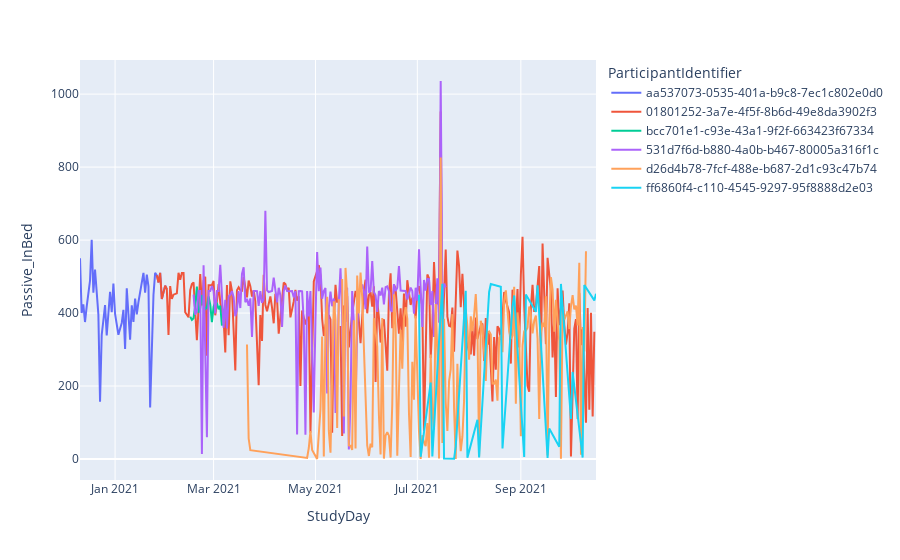

Here is the notebook cell this chart was saved with:
### Code cell
fig = px.line(df, x="StudyDay", y="Passive_InBed", color='ParticipantIdentifier')
fig.show()

### Figure 1 — Plotly figure (JSON) as saved in the notebook; plotly's stock layout.template omitted (floating-point values rounded to 4 significant figures; data arrays with more than 128 entries replaced by an {"elided": "..."} marker saying what was removed)
{"data": [{"hovertemplate": "ParticipantIdentifier=aa537073-0535-401a-b9c8-7ec1c802e0d0<br>StudyDay=%{x}<br>Passive_InBed=%{y}<extra></extra>", "legendgroup": "aa537073-0535-401a-b9c8-7ec1c802e0d0", "line": {"color": "#636efa", "dash": "solid"}, "mode": "lines", "name": "aa537073-0535-401a-b9c8-7ec1c802e0d0", "orientation": "v", "showlegend": true, "type": "scatter", "x": ["2020-12-11", "2020-12-12", "2020-12-13", "2020-12-14", "2020-12-15", "2020-12-16", "2020-12-17", "2020-12-18", "2020-12-19", "2020-12-20", "2020-12-21", "2020-12-22", "2020-12-23", "2020-12-24", "2020-12-25", "2020-12-26", "2020-12-27", "2020-12-28", "2020-12-29", "2020-12-30", "2020-12-31", "2021-01-01", "2021-01-03", "2021-01-04", "2021-01-05", "2021-01-06", "2021-01-07", "2021-01-08", "2021-01-10", "2021-01-11", "2021-01-12", "2021-01-13", "2021-01-14", "2021-01-15", "2021-01-17", "2021-01-18", "2021-01-19", "2021-01-20", "2021-01-21", "2021-01-22", "2021-01-24", "2021-01-25", "2021-01-26", "2021-01-27", "2021-01-28", "2021-01-29", "2021-01-31", "2021-02-01"], "xaxis": "x", "y": [550.1, 400.0, 423.6, 375.4, 417.4, 453.9, 488.9, 601.1, 455.5, 519.0, 466.2, 396.6, 157.1, 340.4, 380.3, 422.0, 339.0, 411.7, 458.5, 402.3, 481.0, 397.4, 340.6, 356.9, 372.9, 408.6, 301.4, 467.7, 327.2, 421.1, 375.9, 439.7, 396.4, 430.2, 490.9, 510.1, 455.7, 505.3, 473.1, 141.2, 450.4, 510.2, 503.4, 483.9, 510.1, 438.8, 474.9, 465.6], "yaxis": "y"}, {"hovertemplate": "ParticipantIdentifier=01801252-3a7e-4f5f-8b6d-49e8da3902f3<br>StudyDay=%{x}<br>Passive_InBed=%{y}<extra></extra>", "legendgroup": "01801252-3a7e-4f5f-8b6d-49e8da3902f3", "line": {"color": "#EF553B", "dash": "solid"}, "mode": "lines", "name": "01801252-3a7e-4f5f-8b6d-49e8da3902f3", "orientation": "v", "showlegend": true, "type": "scatter", "x": {"elided": "226 str values"}, "xaxis": "x", "y": {"elided": "226 float values"}, "yaxis": "y"}, {"hovertemplate": "ParticipantIdentifier=bcc701e1-c93e-43a1-9f2f-663423f67334<br>StudyDay=%{x}<br>Passive_InBed=%{y}<extra></extra>", "legendgroup": "bcc701e1-c93e-43a1-9f2f-663423f67334", "line": {"color": "#00cc96", "dash": "solid"}, "mode": "lines", "name": "bcc701e1-c93e-43a1-9f2f-663423f67334", "orientation": "v", "showlegend": true, "type": "scatter", "x": ["2021-02-15", "2021-02-16", "2021-02-17", "2021-02-18", "2021-02-19", "2021-02-20", "2021-02-21", "2021-02-22", "2021-02-23", "2021-02-24", "2021-02-25", "2021-02-26", "2021-02-27", "2021-02-28", "2021-03-01", "2021-03-02", "2021-03-03", "2021-03-04", "2021-03-05", "2021-03-06"], "xaxis": "x", "y": [389.6, 381.6, 386, 419.8, 472.6, 400.8, 413.7, 449.4, 422.7, 410.9, 415.5, 445.4, 422.9, 375.4, 417.6, 430.8, 426.9, 410.2, 420.1, 365.6], "yaxis": "y"}, {"hovertemplate": "ParticipantIdentifier=531d7f6d-b880-4a0b-b467-80005a316f1c<br>StudyDay=%{x}<br>Passive_InBed=%{y}<extra></extra>", "legendgroup": "531d7f6d-b880-4a0b-b467-80005a316f1c", "line": {"color": "#ab63fa", "dash": "solid"}, "mode": "lines", "name": "531d7f6d-b880-4a0b-b467-80005a316f1c", "orientation": "v", "showlegend": true, "type": "scatter", "x": {"elided": "152 str values"}, "xaxis": "x", "y": {"elided": "152 float values"}, "yaxis": "y"}, {"hovertemplate": "ParticipantIdentifier=d26d4b78-7fcf-488e-b687-2d1c93c47b74<br>StudyDay=%{x}<br>Passive_InBed=%{y}<extra></extra>", "legendgroup": "d26d4b78-7fcf-488e-b687-2d1c93c47b74", "line": {"color": "#FFA15A", "dash": "solid"}, "mode": "lines", "name": "d26d4b78-7fcf-488e-b687-2d1c93c47b74", "orientation": "v", "showlegend": true, "type": "scatter", "x": {"elided": "167 str values"}, "xaxis": "x", "y": {"elided": "167 float values"}, "yaxis": "y"}, {"hovertemplate": "ParticipantIdentifier=ff6860f4-c110-4545-9297-95f8888d2e03<br>StudyDay=%{x}<br>Passive_InBed=%{y}<extra></extra>", "legendgroup": "ff6860f4-c110-4545-9297-95f8888d2e03", "line": {"color": "#19d3f3", "dash": "solid"}, "mode": "lines", "name": "ff6860f4-c110-4545-9297-95f8888d2e03", "orientation": "v", "showlegend": true, "type": "scatter", "x": ["2021-07-02", "2021-07-03", "2021-07-09", "2021-07-10", "2021-07-16", "2021-07-17", "2021-07-23", "2021-07-24", "2021-07-30", "2021-07-31", "2021-08-06", "2021-08-07", "2021-08-13", "2021-08-14", "2021-08-20", "2021-08-21", "2021-08-27", "2021-08-28", "2021-09-03", "2021-09-04", "2021-09-10", "2021-09-11", "2021-09-17", "2021-09-18", "2021-09-24", "2021-09-25", "2021-10-01", "2021-10-02", "2021-10-08", "2021-10-09", "2021-10-15", "2021-10-16"], "xaxis": "x", "y": [450.3, 6.117, 209.4, 6.983, 480.0, 1.4, 0.5167, 33.72, 460.8, 3.8, 107.7, 3.983, 457.8, 479.6, 472, 28.68, 418.4, 448.1, 5.383, 450.6, 403.3, 475.7, 3.067, 83.7, 33.82, 479.9, 109.5, 238.7, 3.833, 476.9, 434.7, 453.1], "yaxis": "y"}], "layout": {"autosize": true, "legend": {"title": {"text": "ParticipantIdentifier"}, "tracegroupgap": 0}, "margin": {"t": 60}, "xaxis": {"anchor": "y", "autorange": true, "domain": [0, 1], "range": ["2020-12-11", "2021-10-16"], "title": {"text": "StudyDay"}, "type": "date"}, "yaxis": {"anchor": "x", "autorange": true, "domain": [0, 1], "range": [-57.52, 1094.0], "title": {"text": "Passive_InBed"}, "type": "linear"}}}
